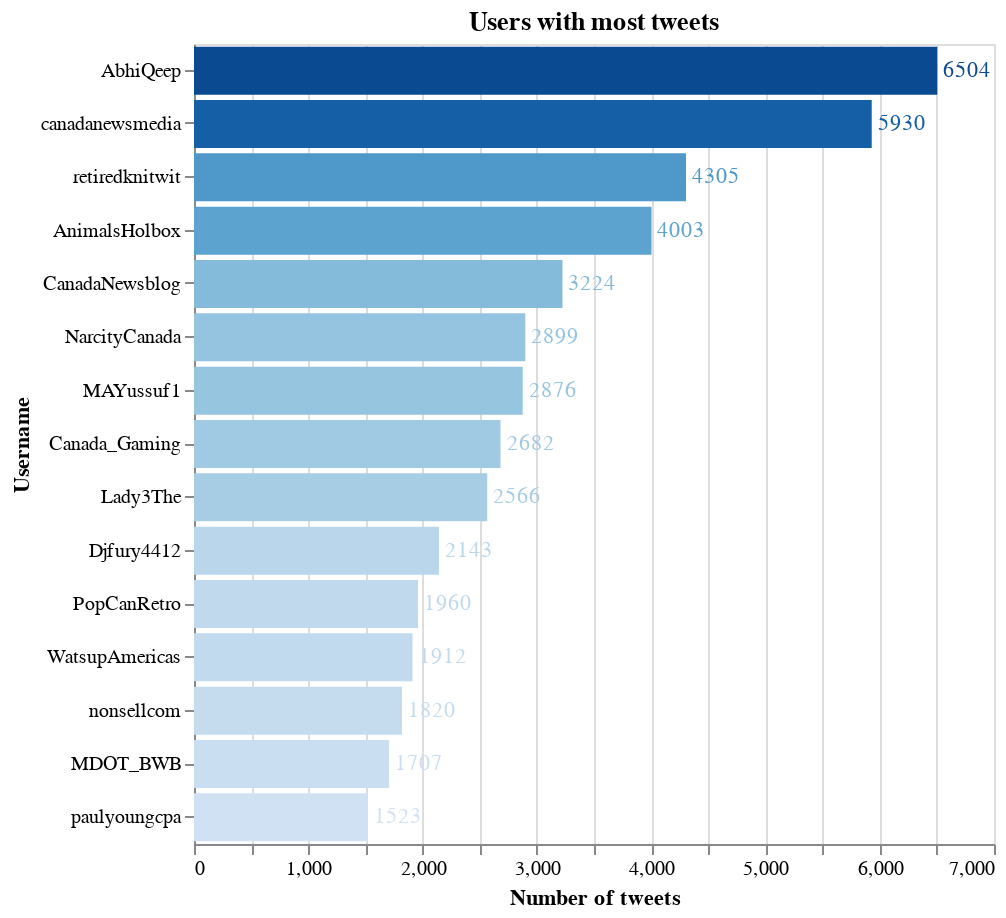

Write notebook code for a chart like this one.
### Code cell
# Users with most tweets that mention/or are related with the official Canadian accounts.
df_aux = pd.DataFrame(df_tot.groupby(['username'])['content'].count()).reset_index().sort_values(by=['content'], ascending=False).reset_index(drop=True)#['username']

bars = alt.Chart(df_aux[:15]).mark_bar().encode(
    x=alt.X('content', title="Number of tweets"),
    y=alt.Y('username', sort=list(df_aux['username'][:15]), title="Username"),
    color=alt.Color('content', legend=None)
).properties(
    title='Users with most tweets'
)

text = bars.mark_text(
    align='left',
    baseline='middle',
    dx=3  # Nudges text to right so it doesn't appear on top of the bar
).encode(
    text='content:Q'
)

(bars + text).properties(height=400)

### Figure 1 — Vega-Lite specification as saved in the notebook (floating-point values rounded to 4 significant figures)
{"$schema": "https://vega.github.io/schema/vega-lite/v4.8.1.json", "config": {"view": {"continuousHeight": 300, "continuousWidth": 400}}, "data": {"name": "data-a94462a069ed1df0023e091978f658fc"}, "datasets": {"data-a94462a069ed1df0023e091978f658fc": [{"content": 6504, "username": "AbhiQeep"}, {"content": 5930, "username": "canadanewsmedia"}, {"content": 4305, "username": "retiredknitwit"}, {"content": 4003, "username": "AnimalsHolbox"}, {"content": 3224, "username": "CanadaNewsblog"}, {"content": 2899, "username": "NarcityCanada"}, {"content": 2876, "username": "MAYussuf1"}, {"content": 2682, "username": "Canada_Gaming"}, {"content": 2566, "username": "Lady3The"}, {"content": 2143, "username": "Djfury4412"}, {"content": 1960, "username": "PopCanRetro"}, {"content": 1912, "username": "WatsupAmericas"}, {"content": 1820, "username": "nonsellcom"}, {"content": 1707, "username": "MDOT_BWB"}, {"content": 1523, "username": "paulyoungcpa"}]}, "height": 400, "layer": [{"encoding": {"color": {"field": "content", "legend": null, "type": "quantitative"}, "x": {"field": "content", "title": "Number of tweets", "type": "quantitative"}, "y": {"field": "username", "sort": ["AbhiQeep", "canadanewsmedia", "retiredknitwit", "AnimalsHolbox", "CanadaNewsblog", "NarcityCanada", "MAYussuf1", "Canada_Gaming", "Lady3The", "Djfury4412", "PopCanRetro", "WatsupAmericas", "nonsellcom", "MDOT_BWB", "paulyoungcpa"], "title": "Username", "type": "nominal"}}, "mark": "bar", "title": "Users with most tweets"}, {"encoding": {"color": {"field": "content", "legend": null, "type": "quantitative"}, "text": {"field": "content", "type": "quantitative"}, "x": {"field": "content", "title": "Number of tweets", "type": "quantitative"}, "y": {"field": "username", "sort": ["AbhiQeep", "canadanewsmedia", "retiredknitwit", "AnimalsHolbox", "CanadaNewsblog", "NarcityCanada", "MAYussuf1", "Canada_Gaming", "Lady3The", "Djfury4412", "PopCanRetro", "WatsupAmericas", "nonsellcom", "MDOT_BWB", "paulyoungcpa"], "title": "Username", "type": "nominal"}}, "mark": {"align": "left", "baseline": "middle", "dx": 3, "type": "text"}, "title": "Users with most tweets"}]}
